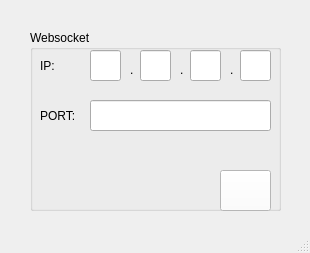
<?xml version="1.0" encoding="UTF-8"?>
<ui version="4.0">
 <class>w_websocket</class>
 <widget class="QMainWindow" name="w_websocket">
  <property name="enabled">
   <bool>true</bool>
  </property>
  <property name="geometry">
   <rect>
    <x>0</x>
    <y>0</y>
    <width>310</width>
    <height>253</height>
   </rect>
  </property>
  <property name="windowTitle">
   <string>MainWindow</string>
  </property>
  <widget class="QWidget" name="centralwidget">
   <widget class="QGroupBox" name="groupBox">
    <property name="geometry">
     <rect>
      <x>30</x>
      <y>30</y>
      <width>251</width>
      <height>181</height>
     </rect>
    </property>
    <property name="title">
     <string>Websocket</string>
    </property>
    <widget class="QLabel" name="l_SKU">
     <property name="geometry">
      <rect>
       <x>10</x>
       <y>20</y>
       <width>61</width>
       <height>31</height>
      </rect>
     </property>
     <property name="text">
      <string>IP:</string>
     </property>
    </widget>
    <widget class="QPushButton" name="pb_act_websocket">
     <property name="geometry">
      <rect>
       <x>190</x>
       <y>140</y>
       <width>51</width>
       <height>41</height>
      </rect>
     </property>
     <property name="palette">
      <palette>
       <active>
        <colorrole role="WindowText">
         <brush brushstyle="SolidPattern">
          <color alpha="255">
           <red>0</red>
           <green>0</green>
           <blue>0</blue>
          </color>
         </brush>
        </colorrole>
        <colorrole role="Button">
         <brush brushstyle="SolidPattern">
          <color alpha="255">
           <red>255</red>
           <green>255</green>
           <blue>255</blue>
          </color>
         </brush>
        </colorrole>
        <colorrole role="Light">
         <brush brushstyle="SolidPattern">
          <color alpha="255">
           <red>255</red>
           <green>255</green>
           <blue>255</blue>
          </color>
         </brush>
        </colorrole>
        <colorrole role="Midlight">
         <brush brushstyle="SolidPattern">
          <color alpha="255">
           <red>255</red>
           <green>255</green>
           <blue>255</blue>
          </color>
         </brush>
        </colorrole>
        <colorrole role="Dark">
         <brush brushstyle="SolidPattern">
          <color alpha="255">
           <red>127</red>
           <green>127</green>
           <blue>127</blue>
          </color>
         </brush>
        </colorrole>
        <colorrole role="Mid">
         <brush brushstyle="SolidPattern">
          <color alpha="255">
           <red>170</red>
           <green>170</green>
           <blue>170</blue>
          </color>
         </brush>
        </colorrole>
        <colorrole role="Text">
         <brush brushstyle="SolidPattern">
          <color alpha="255">
           <red>0</red>
           <green>0</green>
           <blue>0</blue>
          </color>
         </brush>
        </colorrole>
        <colorrole role="BrightText">
         <brush brushstyle="SolidPattern">
          <color alpha="255">
           <red>255</red>
           <green>255</green>
           <blue>255</blue>
          </color>
         </brush>
        </colorrole>
        <colorrole role="ButtonText">
         <brush brushstyle="SolidPattern">
          <color alpha="255">
           <red>0</red>
           <green>0</green>
           <blue>0</blue>
          </color>
         </brush>
        </colorrole>
        <colorrole role="Base">
         <brush brushstyle="SolidPattern">
          <color alpha="255">
           <red>255</red>
           <green>255</green>
           <blue>255</blue>
          </color>
         </brush>
        </colorrole>
        <colorrole role="Window">
         <brush brushstyle="SolidPattern">
          <color alpha="255">
           <red>255</red>
           <green>255</green>
           <blue>255</blue>
          </color>
         </brush>
        </colorrole>
        <colorrole role="Shadow">
         <brush brushstyle="SolidPattern">
          <color alpha="255">
           <red>0</red>
           <green>0</green>
           <blue>0</blue>
          </color>
         </brush>
        </colorrole>
        <colorrole role="AlternateBase">
         <brush brushstyle="SolidPattern">
          <color alpha="255">
           <red>255</red>
           <green>255</green>
           <blue>255</blue>
          </color>
         </brush>
        </colorrole>
        <colorrole role="ToolTipBase">
         <brush brushstyle="SolidPattern">
          <color alpha="255">
           <red>255</red>
           <green>255</green>
           <blue>220</blue>
          </color>
         </brush>
        </colorrole>
        <colorrole role="ToolTipText">
         <brush brushstyle="SolidPattern">
          <color alpha="255">
           <red>0</red>
           <green>0</green>
           <blue>0</blue>
          </color>
         </brush>
        </colorrole>
       </active>
       <inactive>
        <colorrole role="WindowText">
         <brush brushstyle="SolidPattern">
          <color alpha="255">
           <red>0</red>
           <green>0</green>
           <blue>0</blue>
          </color>
         </brush>
        </colorrole>
        <colorrole role="Button">
         <brush brushstyle="SolidPattern">
          <color alpha="255">
           <red>255</red>
           <green>255</green>
           <blue>255</blue>
          </color>
         </brush>
        </colorrole>
        <colorrole role="Light">
         <brush brushstyle="SolidPattern">
          <color alpha="255">
           <red>255</red>
           <green>255</green>
           <blue>255</blue>
          </color>
         </brush>
        </colorrole>
        <colorrole role="Midlight">
         <brush brushstyle="SolidPattern">
          <color alpha="255">
           <red>255</red>
           <green>255</green>
           <blue>255</blue>
          </color>
         </brush>
        </colorrole>
        <colorrole role="Dark">
         <brush brushstyle="SolidPattern">
          <color alpha="255">
           <red>127</red>
           <green>127</green>
           <blue>127</blue>
          </color>
         </brush>
        </colorrole>
        <colorrole role="Mid">
         <brush brushstyle="SolidPattern">
          <color alpha="255">
           <red>170</red>
           <green>170</green>
           <blue>170</blue>
          </color>
         </brush>
        </colorrole>
        <colorrole role="Text">
         <brush brushstyle="SolidPattern">
          <color alpha="255">
           <red>0</red>
           <green>0</green>
           <blue>0</blue>
          </color>
         </brush>
        </colorrole>
        <colorrole role="BrightText">
         <brush brushstyle="SolidPattern">
          <color alpha="255">
           <red>255</red>
           <green>255</green>
           <blue>255</blue>
          </color>
         </brush>
        </colorrole>
        <colorrole role="ButtonText">
         <brush brushstyle="SolidPattern">
          <color alpha="255">
           <red>0</red>
           <green>0</green>
           <blue>0</blue>
          </color>
         </brush>
        </colorrole>
        <colorrole role="Base">
         <brush brushstyle="SolidPattern">
          <color alpha="255">
           <red>255</red>
           <green>255</green>
           <blue>255</blue>
          </color>
         </brush>
        </colorrole>
        <colorrole role="Window">
         <brush brushstyle="SolidPattern">
          <color alpha="255">
           <red>255</red>
           <green>255</green>
           <blue>255</blue>
          </color>
         </brush>
        </colorrole>
        <colorrole role="Shadow">
         <brush brushstyle="SolidPattern">
          <color alpha="255">
           <red>0</red>
           <green>0</green>
           <blue>0</blue>
          </color>
         </brush>
        </colorrole>
        <colorrole role="AlternateBase">
         <brush brushstyle="SolidPattern">
          <color alpha="255">
           <red>255</red>
           <green>255</green>
           <blue>255</blue>
          </color>
         </brush>
        </colorrole>
        <colorrole role="ToolTipBase">
         <brush brushstyle="SolidPattern">
          <color alpha="255">
           <red>255</red>
           <green>255</green>
           <blue>220</blue>
          </color>
         </brush>
        </colorrole>
        <colorrole role="ToolTipText">
         <brush brushstyle="SolidPattern">
          <color alpha="255">
           <red>0</red>
           <green>0</green>
           <blue>0</blue>
          </color>
         </brush>
        </colorrole>
       </inactive>
       <disabled>
        <colorrole role="WindowText">
         <brush brushstyle="SolidPattern">
          <color alpha="255">
           <red>127</red>
           <green>127</green>
           <blue>127</blue>
          </color>
         </brush>
        </colorrole>
        <colorrole role="Button">
         <brush brushstyle="SolidPattern">
          <color alpha="255">
           <red>255</red>
           <green>255</green>
           <blue>255</blue>
          </color>
         </brush>
        </colorrole>
        <colorrole role="Light">
         <brush brushstyle="SolidPattern">
          <color alpha="255">
           <red>255</red>
           <green>255</green>
           <blue>255</blue>
          </color>
         </brush>
        </colorrole>
        <colorrole role="Midlight">
         <brush brushstyle="SolidPattern">
          <color alpha="255">
           <red>255</red>
           <green>255</green>
           <blue>255</blue>
          </color>
         </brush>
        </colorrole>
        <colorrole role="Dark">
         <brush brushstyle="SolidPattern">
          <color alpha="255">
           <red>127</red>
           <green>127</green>
           <blue>127</blue>
          </color>
         </brush>
        </colorrole>
        <colorrole role="Mid">
         <brush brushstyle="SolidPattern">
          <color alpha="255">
           <red>170</red>
           <green>170</green>
           <blue>170</blue>
          </color>
         </brush>
        </colorrole>
        <colorrole role="Text">
         <brush brushstyle="SolidPattern">
          <color alpha="255">
           <red>127</red>
           <green>127</green>
           <blue>127</blue>
          </color>
         </brush>
        </colorrole>
        <colorrole role="BrightText">
         <brush brushstyle="SolidPattern">
          <color alpha="255">
           <red>255</red>
           <green>255</green>
           <blue>255</blue>
          </color>
         </brush>
        </colorrole>
        <colorrole role="ButtonText">
         <brush brushstyle="SolidPattern">
          <color alpha="255">
           <red>127</red>
           <green>127</green>
           <blue>127</blue>
          </color>
         </brush>
        </colorrole>
        <colorrole role="Base">
         <brush brushstyle="SolidPattern">
          <color alpha="255">
           <red>255</red>
           <green>255</green>
           <blue>255</blue>
          </color>
         </brush>
        </colorrole>
        <colorrole role="Window">
         <brush brushstyle="SolidPattern">
          <color alpha="255">
           <red>255</red>
           <green>255</green>
           <blue>255</blue>
          </color>
         </brush>
        </colorrole>
        <colorrole role="Shadow">
         <brush brushstyle="SolidPattern">
          <color alpha="255">
           <red>0</red>
           <green>0</green>
           <blue>0</blue>
          </color>
         </brush>
        </colorrole>
        <colorrole role="AlternateBase">
         <brush brushstyle="SolidPattern">
          <color alpha="255">
           <red>255</red>
           <green>255</green>
           <blue>255</blue>
          </color>
         </brush>
        </colorrole>
        <colorrole role="ToolTipBase">
         <brush brushstyle="SolidPattern">
          <color alpha="255">
           <red>255</red>
           <green>255</green>
           <blue>220</blue>
          </color>
         </brush>
        </colorrole>
        <colorrole role="ToolTipText">
         <brush brushstyle="SolidPattern">
          <color alpha="255">
           <red>0</red>
           <green>0</green>
           <blue>0</blue>
          </color>
         </brush>
        </colorrole>
       </disabled>
      </palette>
     </property>
     <property name="text">
      <string/>
     </property>
     <property name="icon">
      <iconset>
       <normaloff>../check.png</normaloff>../check.png</iconset>
     </property>
     <property name="iconSize">
      <size>
       <width>45</width>
       <height>40</height>
      </size>
     </property>
    </widget>
    <widget class="QLineEdit" name="le_IP_1">
     <property name="geometry">
      <rect>
       <x>60</x>
       <y>20</y>
       <width>31</width>
       <height>31</height>
      </rect>
     </property>
    </widget>
    <widget class="QLabel" name="l_Quantity">
     <property name="geometry">
      <rect>
       <x>10</x>
       <y>70</y>
       <width>61</width>
       <height>31</height>
      </rect>
     </property>
     <property name="text">
      <string>PORT:</string>
     </property>
    </widget>
    <widget class="QLineEdit" name="le_PORT">
     <property name="geometry">
      <rect>
       <x>60</x>
       <y>70</y>
       <width>181</width>
       <height>31</height>
      </rect>
     </property>
     <property name="alignment">
      <set>Qt::AlignRight|Qt::AlignTrailing|Qt::AlignVCenter</set>
     </property>
    </widget>
    <widget class="QLineEdit" name="le_IP_2">
     <property name="geometry">
      <rect>
       <x>110</x>
       <y>20</y>
       <width>31</width>
       <height>31</height>
      </rect>
     </property>
    </widget>
    <widget class="QLineEdit" name="le_IP_3">
     <property name="geometry">
      <rect>
       <x>160</x>
       <y>20</y>
       <width>31</width>
       <height>31</height>
      </rect>
     </property>
    </widget>
    <widget class="QLineEdit" name="le_IP_4">
     <property name="geometry">
      <rect>
       <x>210</x>
       <y>20</y>
       <width>31</width>
       <height>31</height>
      </rect>
     </property>
    </widget>
    <widget class="QLabel" name="label">
     <property name="geometry">
      <rect>
       <x>100</x>
       <y>30</y>
       <width>20</width>
       <height>20</height>
      </rect>
     </property>
     <property name="text">
      <string>.</string>
     </property>
    </widget>
    <widget class="QLabel" name="label_2">
     <property name="geometry">
      <rect>
       <x>150</x>
       <y>30</y>
       <width>20</width>
       <height>20</height>
      </rect>
     </property>
     <property name="text">
      <string>.</string>
     </property>
    </widget>
    <widget class="QLabel" name="label_3">
     <property name="geometry">
      <rect>
       <x>200</x>
       <y>30</y>
       <width>20</width>
       <height>20</height>
      </rect>
     </property>
     <property name="text">
      <string>.</string>
     </property>
    </widget>
    <widget class="QLabel" name="l_message_IP">
     <property name="geometry">
      <rect>
       <x>10</x>
       <y>120</y>
       <width>121</width>
       <height>31</height>
      </rect>
     </property>
     <property name="font">
      <font>
       <weight>75</weight>
       <italic>true</italic>
       <bold>true</bold>
      </font>
     </property>
     <property name="text">
      <string/>
     </property>
    </widget>
    <widget class="QLabel" name="l_message_PORT">
     <property name="geometry">
      <rect>
       <x>10</x>
       <y>150</y>
       <width>121</width>
       <height>31</height>
      </rect>
     </property>
     <property name="font">
      <font>
       <weight>75</weight>
       <italic>true</italic>
       <bold>true</bold>
      </font>
     </property>
     <property name="text">
      <string/>
     </property>
    </widget>
   </widget>
  </widget>
  <widget class="QMenuBar" name="menubar">
   <property name="geometry">
    <rect>
     <x>0</x>
     <y>0</y>
     <width>310</width>
     <height>21</height>
    </rect>
   </property>
  </widget>
  <widget class="QStatusBar" name="statusbar"/>
 </widget>
 <resources/>
 <connections/>
</ui>
